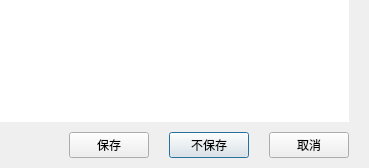
<?xml version="1.0" encoding="UTF-8"?>
<ui version="4.0">
 <class>TipDialog</class>
 <widget class="QDialog" name="TipDialog">
  <property name="geometry">
   <rect>
    <x>0</x>
    <y>0</y>
    <width>369</width>
    <height>168</height>
   </rect>
  </property>
  <property name="windowTitle">
   <string>notepad</string>
  </property>
  <layout class="QGridLayout" name="gridLayout">
   <property name="leftMargin">
    <number>0</number>
   </property>
   <property name="topMargin">
    <number>0</number>
   </property>
   <property name="rightMargin">
    <number>0</number>
   </property>
   <property name="bottomMargin">
    <number>10</number>
   </property>
   <property name="horizontalSpacing">
    <number>0</number>
   </property>
   <property name="verticalSpacing">
    <number>10</number>
   </property>
   <item row="1" column="2">
    <spacer name="horizontalSpacer_2">
     <property name="orientation">
      <enum>Qt::Horizontal</enum>
     </property>
     <property name="sizeType">
      <enum>QSizePolicy::Minimum</enum>
     </property>
     <property name="sizeHint" stdset="0">
      <size>
       <width>20</width>
       <height>20</height>
      </size>
     </property>
    </spacer>
   </item>
   <item row="0" column="0" colspan="6">
    <widget class="QPlainTextEdit" name="plainTextEdit">
     <property name="frameShape">
      <enum>QFrame::NoFrame</enum>
     </property>
    </widget>
   </item>
   <item row="1" column="3">
    <widget class="QPushButton" name="pbNotSave">
     <property name="text">
      <string>不保存</string>
     </property>
    </widget>
   </item>
   <item row="1" column="4">
    <spacer name="horizontalSpacer_3">
     <property name="orientation">
      <enum>Qt::Horizontal</enum>
     </property>
     <property name="sizeType">
      <enum>QSizePolicy::Minimum</enum>
     </property>
     <property name="sizeHint" stdset="0">
      <size>
       <width>20</width>
       <height>20</height>
      </size>
     </property>
    </spacer>
   </item>
   <item row="1" column="0">
    <spacer name="horizontalSpacer">
     <property name="orientation">
      <enum>Qt::Horizontal</enum>
     </property>
     <property name="sizeHint" stdset="0">
      <size>
       <width>66</width>
       <height>21</height>
      </size>
     </property>
    </spacer>
   </item>
   <item row="1" column="5">
    <widget class="QPushButton" name="pbCancle">
     <property name="text">
      <string>取消</string>
     </property>
    </widget>
   </item>
   <item row="1" column="1">
    <widget class="QPushButton" name="pbSave">
     <property name="text">
      <string>保存</string>
     </property>
    </widget>
   </item>
   <item row="1" column="6">
    <spacer name="horizontalSpacer_4">
     <property name="orientation">
      <enum>Qt::Horizontal</enum>
     </property>
     <property name="sizeType">
      <enum>QSizePolicy::Minimum</enum>
     </property>
     <property name="sizeHint" stdset="0">
      <size>
       <width>20</width>
       <height>20</height>
      </size>
     </property>
    </spacer>
   </item>
  </layout>
 </widget>
 <resources/>
 <connections/>
</ui>
